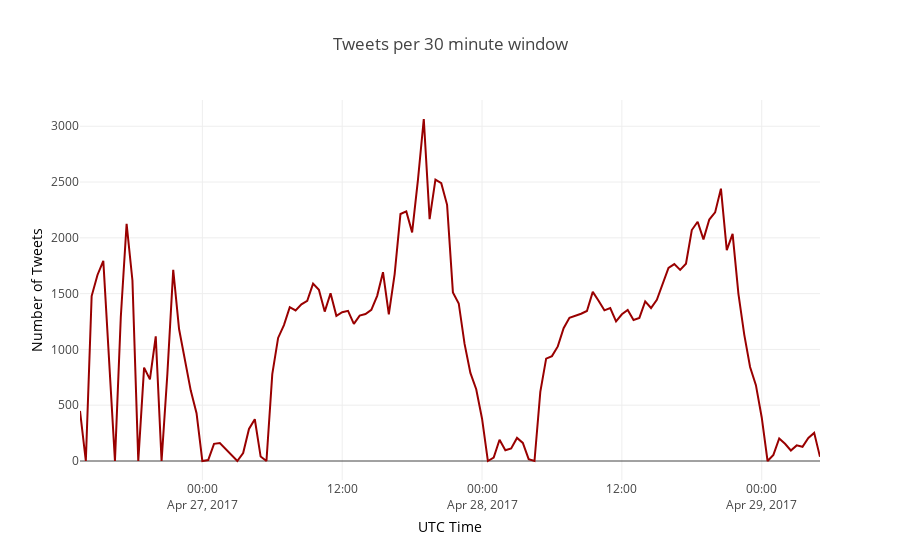

Notebook code for this chart:
### Code cell
data = [
    go.Scatter(
        name="Tweet Datetime Distribution",
        x=counts_df.index,
        y=counts_df.counts,
        marker=dict(
            color='#990000'
        )
    )
    
]


layout = go.Layout(
    title='Tweets per 30 minute window',
    xaxis=dict(
        title='UTC Time',
        titlefont=dict(
            size=14,
            color='black'
        )
    ),
    yaxis=dict(
        title='Number of Tweets',
        titlefont=dict(
            size=14,
            color='black'
        )
    )
)
fig = go.Figure(data=data, layout=layout)
iplot(fig, filename='dice_pmf')
